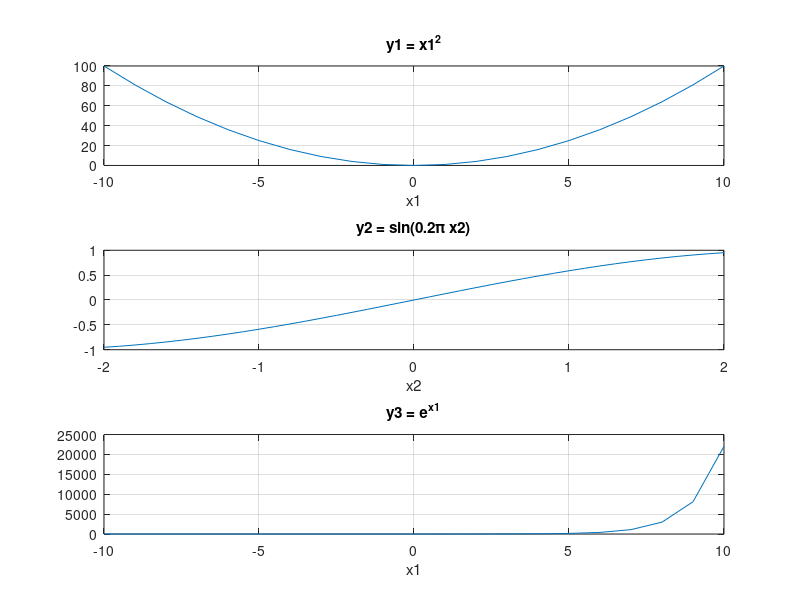

Write the MATLAB code that produced this figure.
x1 = -10:10;
y1 = x1.^2;
x2 = -2:0.1:2;
y2 = sin(0.2*pi*x2);
y3 = exp(x1);

figure;
subplot(3,1,1);
plot(x1, y1); grid on;
title('y1 = x1^2'); xlabel('x1');
subplot(3,1,2);
plot(x2, y2); grid on;
title('y2 = sin(0.2\pi x2)'); xlabel('x2');
subplot(3,1,3);
plot(x1, y3); grid on;
title('y3 = e^{x1}'); xlabel('x1');
